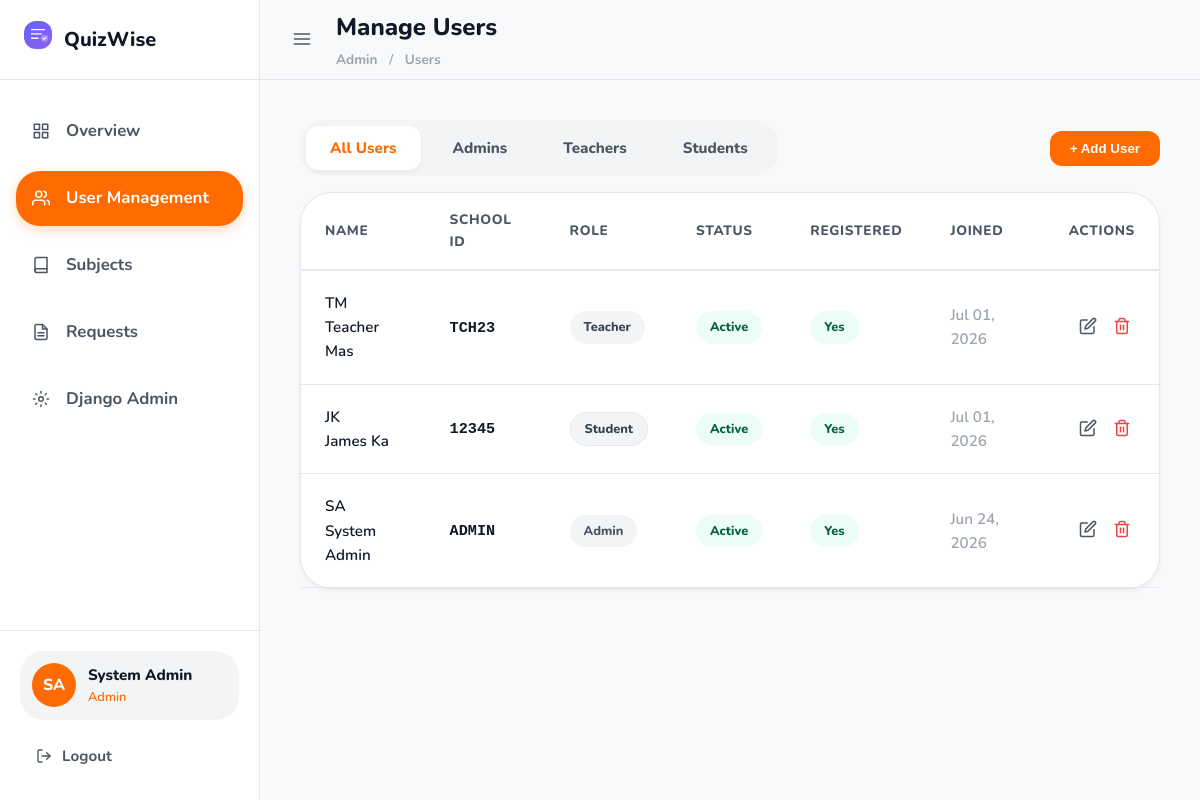
Page /admin-dashboard/users/ (signed in) on the committed database.
### accounts/models.py (models this page shows, shortened)
class CustomUser(AbstractUser):
    ROLE_ADMIN = 0
    ROLE_TEACHER = 1
    ROLE_STUDENT = 2
    ROLE_CHOICES = [
        (ROLE_ADMIN, 'Admin'),
        (ROLE_TEACHER, 'Teacher'),
        (ROLE_STUDENT, 'Student'),
    ]
    user_id = models.UUIDField(
        primary_key=True,
        default=uuid.uuid4,
        editable=False
    )
    school_id = models.CharField(
        max_length=20,
        unique=True,
        help_text='School-issued ID number (used to log in)'
    )
    role = models.IntegerField(
        choices=ROLE_CHOICES,
        default=ROLE_STUDENT
    )
    first_name = models.CharField(max_length=100, blank=False)
    last_name = models.CharField(max_length=100, blank=False)
    is_active = models.BooleanField(default=True)
    created_at = models.DateTimeField(auto_now_add=True)
    USERNAME_FIELD = 'school_id'
    REQUIRED_FIELDS = ['username', 'first_name', 'last_name', 'role']
    class Meta:
        db_table = 'users'
    @property
    def full_name(self):
        return f"{self.first_name} {self.last_name}"

### dashboard/views.py (the view, shortened to what this page needs)
# urls.py: path('admin-dashboard/users/', views.admin_users, name='admin-users'),
@login_required
def admin_users(request):
    if not (request.user.role == CustomUser.ROLE_ADMIN or request.user.is_superuser):
        return redirect('login')
    role_filter = request.GET.get('role')
    grade_filter = request.GET.get('grade')
    users = CustomUser.objects.all().order_by('-created_at')
    if role_filter is not None:
        users = users.filter(role=role_filter)
    if grade_filter and role_filter == '2':
        users = users.filter(student_profile__grade_level=grade_filter)
    vacant_subjects = Subject.objects.filter(teacher__isnull=True).order_by('grade_level', 'subject_code')
    context = {
        'users': users,
        'role_filter': role_filter,
        'grade_filter': grade_filter,
        'grade_list': [7, 8, 9, 10],
        'vacant_subjects': vacant_subjects,
    }
    return render(request, 'dashboard/admin/users.html', context)

### templates/dashboard/admin/users.html (shortened to what this page needs)
{% extends 'dashboard/base_dashboard.html' %}
{% block page_title %}Manage Users{% endblock %}
{% block breadcrumb %}<a href="{% url 'admin-dashboard' %}" style="color: inherit; text-decoration: none;">Admin</a> <span style="margin: 0 8px;">/</span> <a href="{% url 'admin-users' %}" style="color: inherit; text-decoration: none;">Users</a>{% endblock %}
{% block sidebar_nav %}
<a href="{% url 'admin-dashboard' %}" class="nav-item">
    <svg width="18" height="18" viewBox="0 0 24 24" fill="none" stroke="currentColor" stroke-width="2" stroke-linecap="round" stroke-linejoin="round"><rect x="3" y="3" width="7" height="7"/><rect x="14" y="3" width="7" height="7"/><rect x="14" y="14" width="7" height="7"/><rect x="3" y="14" width="7" height="7"/></svg>
    <span>Overview</span>
</a>
<a href="{% url 'admin-users' %}" class="nav-item active">
    <svg width="18" height="18" viewBox="0 0 24 24" fill="none" stroke="currentColor" stroke-width="2" stroke-linecap="round" stroke-linejoin="round"><path d="M17 21v-2a4 4 0 0 0-4-4H5a4 4 0 0 0-4 4v2"/><circle cx="9" cy="7" r="4"/><path d="M23 21v-2a4 4 0 0 0-3-3.87"/><path d="M16 3.13a4 4 0 0 1 0 7.75"/></svg>
    <span>User Management</span>
</a>
<a href="{% url 'admin-subjects' %}" class="nav-item">
    <svg width="18" height="18" viewBox="0 0 24 24" fill="none" stroke="currentColor" stroke-width="2" stroke-linecap="round" stroke-linejoin="round"><path d="M4 19.5A2.5 2.5 0 0 1 6.5 17H20"/><path d="M6.5 2H20v20H6.5A2.5 2.5 0 0 1 4 19.5v-15A2.5 2.5 0 0 1 6.5 2z"/></svg>
    <span>Subjects</span>
</a>
<a href="{% url 'admin-reg-requests' %}" class="nav-item">
    <span>Requests</span>
</a>
<a href="/admin/" target="_blank" class="nav-item">
    <span>Django Admin</span>
</a>
{% endblock %}
{% block dashboard_content %}
<div style="display:flex; justify-content:space-between; align-items:center; margin-bottom: 16px;">
    <div class="filter-tabs" style="margin-bottom: 0;">
        <a href="{% url 'admin-users' %}" class="filter-tab {% if not role_filter %}active{% endif %}">All Users</a>
        <a href="{% url 'admin-users' %}?role=0" class="filter-tab {% if role_filter == '0' %}active{% endif %}">Admins</a>
        <a href="{% url 'admin-users' %}?role=1" class="filter-tab {% if role_filter == '1' %}active{% endif %}">Teachers</a>
        <a href="{% url 'admin-users' %}?role=2" class="filter-tab {% if role_filter == '2' %}active{% endif %}">Students</a>
    </div>
    <button onclick="document.getElementById('addUserModal').style.display='flex'" class="btn" style="padding: 10px 20px; border-radius: 12px; border: none; background: var(--color-primary); color: white; font-weight: 600; cursor: pointer;">
        + Add User
    </button>
</div>
<div class="card">
    <div class="card-body" style="padding:0;">
        <div class="table-wrapper">
            <table class="data-table">
                <thead>
                    <tr>
                        <th>Name</th>
                        <th>School ID</th>
                        <th>Role</th>
                        <th>Status</th>
                        <th>Registered</th>
                        <th>Joined</th>
                        <th style="text-align:right;">Actions</th>
                    </tr>
                </thead>
                <tbody>
                    {% for user in users %}
                    <tr>
                        <td>
                            <div class="user-cell">
                                <div class="user-avatar-sm">{{ user.first_name|first }}{{ user.last_name|first }}</div>
                                {{ user.full_name }}
                            </div>
                        </td>
                        <td><code>{{ user.school_id }}</code></td>
                        <td>
                            <span class="badge
                                {% if user.role == 0 %}badge-secondary
                                {% elif user.role == 1 %}badge-pending
                                {% else %}badge-grade{% endif %}">
                                {{ user.get_role_display }}
                            </span>
                        </td>
                        <td>
                            <span class="badge {% if user.is_active %}badge-success{% else %}badge-danger{% endif %}">
                                {% if user.is_active %}Active{% else %}Inactive{% endif %}
                            </span>
                        </td>
                        <td>
                            <span class="badge {% if user.has_usable_password %}badge-success{% else %}badge-secondary{% endif %}">
                                {% if user.has_usable_password %}Yes{% else %}No{% endif %}
                            </span>
                        </td>
                        <td class="text-muted">{{ user.created_at|date:"M d, Y" }}</td>
                        <td style="text-align:right;">
                            <div style="display:flex; justify-content:flex-end; gap:8px;">
                                <button type="button" onclick="openEditModal('{{ user.user_id }}', '{{ user.first_name }}', '{{ user.last_name }}', '{{ user.role }}', '{% if user.role == 2 %}{% if user.student_profile %}{{ user.student_profile.grade_level }}{% endif %}{% endif %}', '{% if user.role == 1 %}[{% for subj in user.teaching_subjects.all %}{&quot;id&quot;:&quot;{{ subj.subject_id }}&quot;, &quot;name&quot;:&quot;{{ subj.name|escapejs }}&quot;}{% if not forloop.last %},{% endif %}{% endfor %}]{% else %}[]{% endif %}')" style="background:transparent; border:none; color:var(--text-secondary); cursor:pointer; padding:4px;" title="Edit">
                                    <svg width="18" height="18" viewBox="0 0 24 24" fill="none" stroke="currentColor" stroke-width="2" stroke-linecap="round" stroke-linejoin="round"><path d="M11 4H4a2 2 0 0 0-2 2v14a2 2 0 0 0 2 2h14a2 2 0 0 0 2-2v-7"/><path d="M18.5 2.5a2.121 2.121 0 0 1 3 3L12 15l-4 1 1-4 9.5-9.5z"/></svg>
                                </button>
                                <button type="button" onclick="openDeleteModal('{{ user.user_id }}', '{{ user.school_id }}')" style="background:transparent; border:none; color:#ef4444; cursor:pointer; padding:4px;" title="Delete">
                                </button>
                            </div>
                        </td>
                    </tr>
                    {% empty %}
                    <tr><td colspan="7" class="text-center text-muted" style="padding:40px;">No users found.</td></tr>
                    {% endfor %}
                </tbody>
            </table>
        </div>
        </div>
    </div>
</div>
{% endblock %}

### templates/dashboard/base_dashboard.html (shortened to what this page needs)
{% load static %}
<!DOCTYPE html>
<html lang="en">
<head>
    <link rel="stylesheet" href="{% static 'css/main.css' %}?v={% now 'U' %}">
    <link rel="stylesheet" href="{% static 'css/dashboard.css' %}?v={% now 'U' %}">
</head>
<body class="dashboard-page">
<div class="app-layout">
    <aside class="sidebar" id="sidebar">
        <div class="sidebar-header">
            <div class="sidebar-brand">
                <div class="brand-icon">
                </div>
                <span class="brand-text">QuizWise</span>
            </div>
        </div>
        <nav class="sidebar-nav">
            {% block sidebar_nav %}{% endblock %}
        </nav>
        <div class="sidebar-footer">
            <div class="user-card">
                <div class="user-avatar">{{ request.user.first_name|first }}{{ request.user.last_name|first }}</div>
                <div class="user-info">
                    <div class="user-name">{{ request.user.full_name }}</div>
                    <div class="user-role">{{ request.user.get_role_display }}</div>
                </div>
            </div>
            <a href="{% url 'logout' %}" class="logout-btn">
                <svg width="16" height="16" viewBox="0 0 24 24" fill="none" stroke="currentColor" stroke-width="2" stroke-linecap="round" stroke-linejoin="round">
                    <path d="M9 21H5a2 2 0 0 1-2-2V5a2 2 0 0 1 2-2h4"/>
                    <polyline points="16,17 21,12 16,7"/>
                    <line x1="21" y1="12" x2="9" y2="12"/>
                </svg>
                <span>Logout</span>
            </a>
        </div>
    </aside>
    <main class="main-content" id="mainContent">
        <div class="topbar">
            <div class="topbar-left">
                <button class="topbar-toggle" id="sidebarToggle" aria-label="Toggle sidebar">
                    <svg width="20" height="20" viewBox="0 0 24 24" fill="none" stroke="currentColor" stroke-width="2" stroke-linecap="round" stroke-linejoin="round">
                        <line x1="3" y1="12" x2="21" y2="12"/>
                        <line x1="3" y1="6" x2="21" y2="6"/>
                        <line x1="3" y1="18" x2="21" y2="18"/>
                    </svg>
                </button>
                <div class="topbar-title-group">
                    <h1 class="page-title">{% block page_title %}Dashboard{% endblock %}</h1>
                    <div class="breadcrumb">{% block breadcrumb %}{% endblock %}</div>
                </div>
            </div>
    </div>
    <div class="content-area">
        {% block dashboard_content %}{% endblock %}
    </div>
</body>
</html>

### static/css/main.css (style rules this page uses)
:root { --color-primary: #FF6B00; --color-primary-light: #FF8E3C; --color-primary-dark: #E65A00; --color-secondary: #FFD54F; --color-accent: #00E676; --color-success: #10b981; --color-warning: #f59e0b; --color-danger: #ef4444; --bg-base: #F8F9FA; --bg-surface: #FFFFFF; --bg-card: #FFFFFF; --bg-card-hover: #FFF3EB; --bg-input: #F3F4F6; --bg-sidebar: #FFFFFF; --text-primary: #111827; --text-secondary: #4B5563; --text-muted: #9CA3AF; --text-inverse: #FFFFFF; --border-color: #E5E7EB; --border-color-focus: rgba(255, 107, 0, 0.4); --shadow-sm: 0 2px 4px rgba(0, 0, 0, 0.05); --shadow-md: 0 8px 16px rgba(0, 0, 0, 0.08); --shadow-lg: 0 16px 32px rgba(255, 107, 0, 0.15); --shadow-glow: 0 0 20px rgba(255, 107, 0, 0.2); --radius-sm: 12px; --radius-md: 24px; --radius-lg: 32px; --radius-xl: 9999px; --transition: all 0.2s cubic-bezier(0.4, 0, 0.2, 1); --transition-slow: all 0.4s cubic-bezier(0.4, 0, 0.2, 1); --sidebar-width: 260px; --sidebar-collapsed: 80px; }
*, *::before, *::after { box-sizing: border-box; margin: 0; padding: 0; }
html { font-size: 16px; scroll-behavior: smooth; }
body { font-family: 'Nunito', -apple-system, BlinkMacSystemFont, sans-serif; background-color: var(--bg-base); color: var(--text-primary); line-height: 1.6; -webkit-font-smoothing: antialiased; }
a { color: var(--color-primary); text-decoration: none; transition: var(--transition); font-weight: 700; }
.text-muted { color: var(--text-muted); font-size: 0.9rem; font-weight: 600; }

### rows in the picture
CustomUser: user.first_name|first "S", user.last_name|first "A", user.full_name "System Admin", user.role "Admin", first_name|first "S", last_name|first "A", full_name "System Admin", school_id "ADMIN", role "Admin", is_active "Active", shows "Yes", created_at "Jun 24, 2026"
CustomUser: first_name|first "T", last_name|first "M", full_name "Teacher Mas", school_id "TCH23", role "Teacher", is_active "Active", shows "Yes", created_at "Jul 01, 2026"
CustomUser: first_name|first "J", last_name|first "K", full_name "James Ka", school_id "12345", role "Student", is_active "Active", shows "Yes", created_at "Jul 01, 2026"
